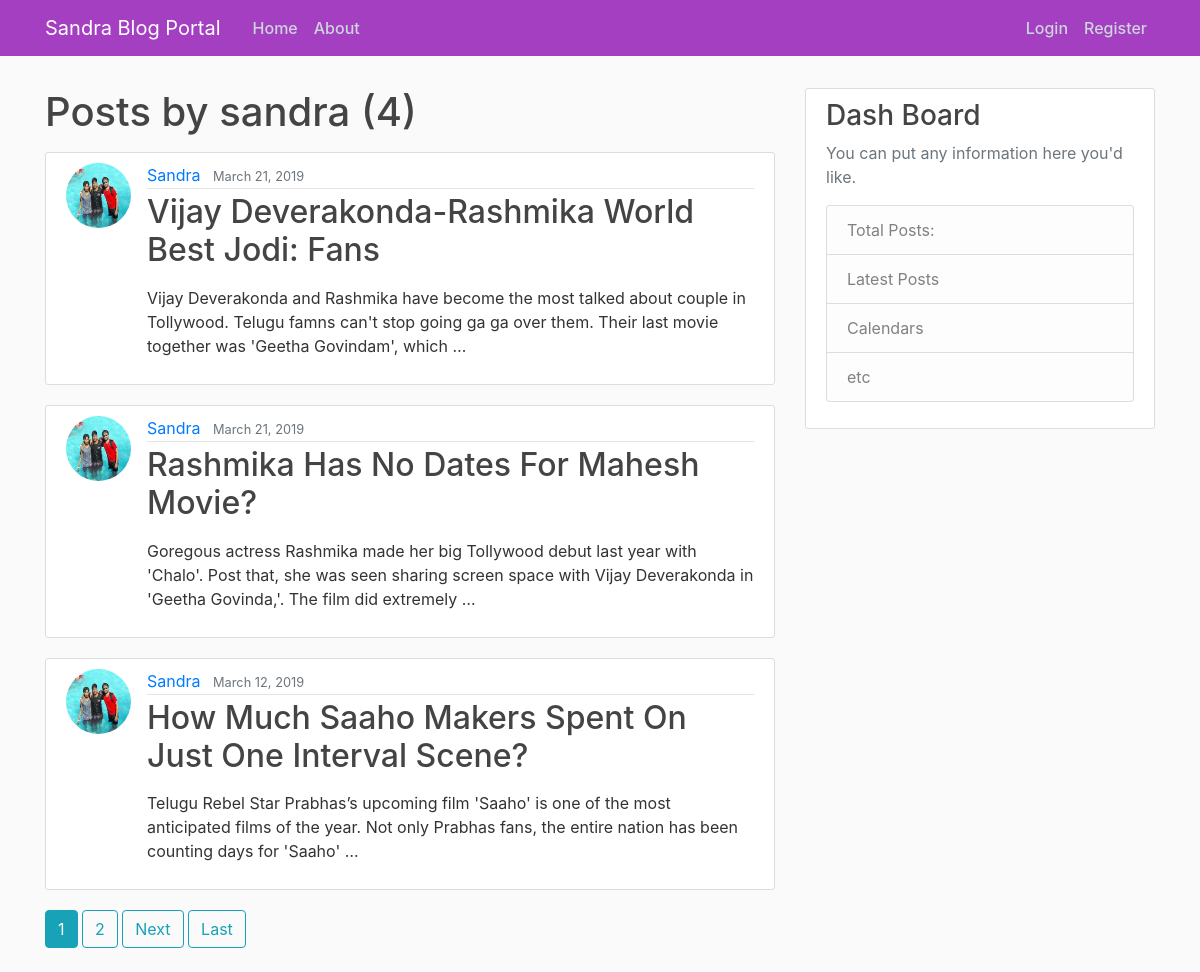
The app's page /user/sandra with its own data.
### blog/models.py (models this page shows, shortened)
class Post(models.Model):
    title=models.CharField(max_length=100)
    content=models.TextField()
    date_posted=models.DateTimeField(default=timezone.now)
    author=models.ForeignKey(User, on_delete=models.CASCADE)

### users/models.py (models this page shows, shortened)
class Profile(models.Model):
    user=models.OneToOneField(User, on_delete=models.CASCADE)
    image=models.ImageField(default='default.jpg', upload_to='profile_pics')

### blog/views.py (the view)
# urls.py: path('user/<str:username>', UserPostListView.as_view(), name='user-posts'),
class UserPostListView(ListView):
    model=Post
    template_name='blog/user_posts.html'
    context_object_name='posts'
    paginate_by=3
    def get_queryset(self):
        user = get_object_or_404(User,username=self.kwargs.get('username'))
        return Post.objects.filter(author=user).order_by('-date_posted')

### blog/templates/blog/user_posts.html (shortened to what this page needs)
{% extends 'blog/base.html' %}
  {% block content %}
  <h1 class="mb-3">Posts by {{ view.kwargs.username }} ({{ page_obj.paginator.count }}) </h1>
    {% for post in posts %}
    <article class="media content-section">
      <img class="rounded-circle article-img" src="{{post.author.profile.image.url}}">
      <div class="media-body">
        <div class="article-metadata">
          <a class="mr-2"  href="{% url 'user-posts' post.author.username %}">{{post.author|title}}</a>
          <small class="text-muted">{{post.date_posted|date:'F d, Y'}}</small>
        </div>
        <h2> <a  class="article-title" href="{% url "post-detail" post.id %}">{{post.title}}</a> </h2>
        <p class="article-content">{{post.content|truncatewords:30|linebreaks}}</p>
      </div>
    </article>
    {% endfor %}
    {% if is_paginated %}
       {% for num in page_obj.paginator.page_range %}
         {% if page_obj.number == num %}
           <a class="btn btn-info mb-4" href="?page={{ num }}">{{ num }}</a>
         {% elif num > page_obj.number|add:'-3' and num < page_obj.number|add:'3' %}
           <a class="btn btn-outline-info mb-4" href="?page={{ num }}">{{ num }}</a>
         {% endif %}
       {% endfor %}
       {% if page_obj.has_next %}
         <a class="btn btn-outline-info mb-4" href="?page={{ page_obj.next_page_number }}">Next</a>
         <a class="btn btn-outline-info mb-4" href="?page={{ page_obj.paginator.num_pages }}">Last</a>
       {% endif %}
     {% endif %}
{% endblock %}

### blog/static/blog/css/main.css (style rules this page uses)
body { background: #fafafa; color: #333333; margin-top: 5.5rem; }
h1, h2, h3, h4, h5, h6 { color: #444444; }
.content-section { background: #ffffff; padding: 10px 20px; border: 1px solid #dddddd; border-radius: 3px; margin-bottom: 20px; }
.article-title { color: #444444; }
.article-content { white-space: pre-line; }
.article-img { height: 65px; width: 65px; margin-right: 16px; }
.article-metadata { padding-bottom: 1px; margin-bottom: 4px; border-bottom: 1px solid #e3e3e3 }

### records on screen
Post: author.profile.image (picture), author "Sandra", date_posted "March 21, 2019", title "Vijay Deverakonda-Rashmika World Best Jodi: Fans", content "Vijay Deverakonda and Rashmika have become the most talked about couple in Tollywood. Telugu famns can't stop going ga ga over them. Their last movie together was 'Geetha Govindam', which …"
Post: author.profile.image (picture), author "Sandra", date_posted "March 21, 2019", title "Rashmika Has No Dates For Mahesh Movie?", content "Goregous actress Rashmika made her big Tollywood debut last year with 'Chalo'. Post that, she was seen sharing screen space with Vijay Deverakonda in 'Geetha Govinda,'. The film did extremely …"
Post: author.profile.image (picture), author "Sandra", date_posted "March 12, 2019", title "How Much Saaho Makers Spent On Just One Interval Scene?", content "Telugu Rebel Star Prabhas’s upcoming film 'Saaho' is one of the most anticipated films of the year. Not only Prabhas fans, the entire nation has been counting days for 'Saaho' …"

### other values on screen
{{ view.kwargs.username }} "sandra"
{{ page_obj.paginator.count }} "4"
{{ num }} "1"
{{ num }} "2"
